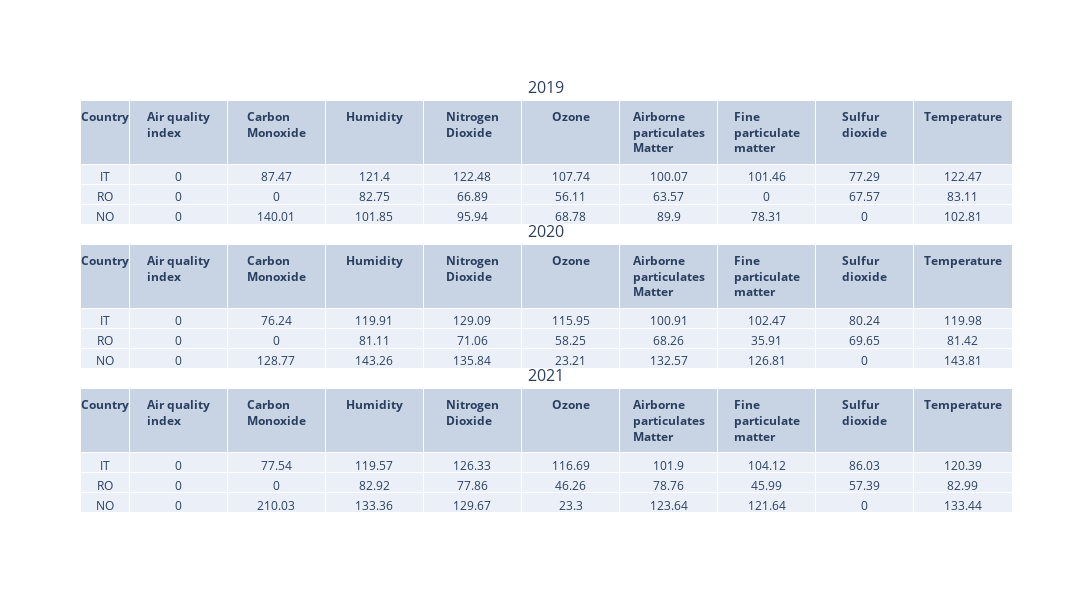

This figure's notebook cell:
### Markdown cell above
# Table of value of each Species in IT,RO,NO

### Code cell
countries = ['IT', 'RO', 'NO' ]


fig = make_subplots(
    rows=3, cols=1,
    shared_xaxes=True,
    vertical_spacing=0.03,
    specs=[[{"type": "table"}],
           [{"type": "table"}],
           [{"type": "table"}]],
    subplot_titles=("2019", "2020", "2021")
    )

# 2019
fig.add_trace(go.Table( columnwidth = [10,20,20, 20,20,20,20,20,20,20,20,20,20,20,20,20,20,20],
                  header=dict(values=['<b>Country</b>', '<b>Air quality index</b>', '<b>Carbon Monoxide</b>',
                                      '<b>Humidity</b>', '<b>Nitrogen Dioxide</b>', '<b>Ozone</b>', '<b>Airborne particulates Matter</b>', 
                                      '<b>Fine particulate matter</b>', '<b>Sulfur dioxide</b>', '<b>Temperature</b>']),
                 cells=dict(values=[
                      [country for country in countries],
                      [round(value,2) for value in [res[(res['Specie'] == 'aqi') & (res['Country'] == country) & (res['Year'] == '2019')]['count'] for country in countries]],
                      [round(value,2) for value in [res[(res['Specie'] == 'co') & (res['Country'] == country) & (res['Year'] == '2019')]['count'] for country in countries]],
                      [round(value,2) for value in [res[(res['Specie'] == 'humidity') & (res['Country'] == country) & (res['Year'] == '2019')]['count'] for country in countries]],
                      [round(value,2) for value in [res[(res['Specie'] == 'no2') & (res['Country'] == country) & (res['Year'] == '2019')]['count'] for country in countries]],
                      [round(value,2) for value in [res[(res['Specie'] == 'o3') & (res['Country'] == country) & (res['Year'] == '2019')]['count'] for country in countries]],
                      [round(value,2) for value in [res[(res['Specie'] == 'pm10') & (res['Country'] == country) & (res['Year'] == '2019')]['count'] for country in countries]],
                      [round(value,2) for value in [res[(res['Specie'] == 'pm25') & (res['Country'] == country) & (res['Year'] == '2019')]['count'] for country in countries]],
                      [round(value,2) for value in [res[(res['Specie'] == 'so2') & (res['Country'] == country) & (res['Year'] == '2019')]['count'] for country in countries]],
                      [round(value,2) for value in [res[(res['Specie'] == 'temperature') & (res['Country'] == country) & (res['Year'] == '2019')]['count'] for country in countries]],
                                    ]
                            )
                        ),
                row = 1, col = 1
                )

# 2020
fig.add_trace(go.Table( columnwidth = [10,20,20, 20,20,20,20,20,20,20,20,20,20,20,20,20,20,20],
                  header=dict(values=['<b>Country</b>', '<b>Air quality index</b>', '<b>Carbon Monoxide</b>',
                                      '<b>Humidity</b>', '<b>Nitrogen Dioxide</b>', '<b>Ozone</b>', '<b>Airborne particulates Matter</b>', 
                                      '<b>Fine particulate matter</b>', '<b>Sulfur dioxide</b>', '<b>Temperature</b>']),
                 cells=dict(values=[
                      [country for country in countries],
                      [round(value,2) for value in [res[(res['Specie'] == 'aqi') & (res['Country'] == country) & (res['Year'] == '2020')]['count'] for country in countries]],
                      [round(value,2) for value in [res[(res['Specie'] == 'co') & (res['Country'] == country) & (res['Year'] == '2020')]['count'] for country in countries]],
                      [round(value,2) for value in [res[(res['Specie'] == 'humidity') & (res['Country'] == country) & (res['Year'] == '2020')]['count'] for country in countries]],
                      [round(value,2) for value in [res[(res['Specie'] == 'no2') & (res['Country'] == country) & (res['Year'] == '2020')]['count'] for country in countries]],
                      [round(value,2) for value in [res[(res['Specie'] == 'o3') & (res['Country'] == country) & (res['Year'] == '2020')]['count'] for country in countries]],
                      [round(value,2) for value in [res[(res['Specie'] == 'pm10') & (res['Country'] == country) & (res['Year'] == '2020')]['count'] for country in countries]],
                      [round(value,2) for value in [res[(res['Specie'] == 'pm25') & (res['Country'] == country) & (res['Year'] == '2020')]['count'] for country in countries]],
                      [round(value,2) for value in [res[(res['Specie'] == 'so2') & (res['Country'] == country) & (res['Year'] == '2020')]['count'] for country in countries]],
                      [round(value,2) for value in [res[(res['Specie'] == 'temperature') & (res['Country'] == country) & (res['Year'] == '2020')]['count'] for country in countries]],
                                    ]
                            )
                        ),
                row = 2, col = 1
                )
                      
# 2021   
fig.add_trace(go.Table( columnwidth = [10,20,20, 20,20,20,20,20,20,20,20,20,20,20,20,20,20,20],
                header=dict(values=['<b>Country</b>', '<b>Air quality index</b>', '<b>Carbon Monoxide</b>',
                                        '<b>Humidity</b>', '<b>Nitrogen Dioxide</b>', '<b>Ozone</b>', '<b>Airborne particulates Matter</b>', 
                                        '<b>Fine particulate matter</b>', '<b>Sulfur dioxide</b>', '<b>Temperature</b>']),
                cells=dict(values=[
                        [country for country in countries],
                        [round(value,2) for value in [res[(res['Specie'] == 'aqi') & (res['Country'] == country) & (res['Year'] == '2021')]['count'] for country in countries]],
                        [round(value,2) for value in [res[(res['Specie'] == 'co') & (res['Country'] == country) & (res['Year'] == '2021')]['count'] for country in countries]],
                        [round(value,2) for value in [res[(res['Specie'] == 'humidity') & (res['Country'] == country) & (res['Year'] == '2021')]['count'] for country in countries]],
                        [round(value,2) for value in [res[(res['Specie'] == 'no2') & (res['Country'] == country) & (res['Year'] == '2021')]['count'] for country in countries]],
                        [round(value,2) for value in [res[(res['Specie'] == 'o3') & (res['Country'] == country) & (res['Year'] == '2021')]['count'] for country in countries]],
                        [round(value,2) for value in [res[(res['Specie'] == 'pm10') & (res['Country'] == country) & (res['Year'] == '2021')]['count'] for country in countries]],
                        [round(value,2) for value in [res[(res['Specie'] == 'pm25') & (res['Country'] == country) & (res['Year'] == '2021')]['count'] for country in countries]],
                        [round(value,2) for value in [res[(res['Specie'] == 'so2') & (res['Country'] == country) & (res['Year'] == '2021')]['count'] for country in countries]],
                        [round(value,2) for value in [res[(res['Specie'] == 'temperature') & (res['Country'] == country) & (res['Year'] == '2021')]['count'] for country in countries]],
                                        ]
                                )
                        ),
        row = 3, col = 1
        )

fig.update_layout(width=1200,height=600)

### Figure 1 — Plotly figure (JSON) as saved in the notebook; plotly's stock layout.template omitted (floating-point values rounded to 4 significant figures)
{"data": [{"cells": {"values": [["IT", "RO", "NO"], [[0], [0], [0]], [[87.47], [0], [140.0]], [[121.4], [82.75], [101.8]], [[122.5], [66.89], [95.94]], [[107.7], [56.11], [68.78]], [[100.1], [63.57], [89.9]], [[101.5], [0], [78.31]], [[77.29], [67.57], [0]], [[122.5], [83.11], [102.8]]]}, "columnwidth": [10, 20, 20, 20, 20, 20, 20, 20, 20, 20, 20, 20, 20, 20, 20, 20, 20, 20], "domain": {"x": [0, 1], "y": [0.6867, 1.0]}, "header": {"values": ["<b>Country</b>", "<b>Air quality index</b>", "<b>Carbon Monoxide</b>", "<b>Humidity</b>", "<b>Nitrogen Dioxide</b>", "<b>Ozone</b>", "<b>Airborne particulates Matter</b>", "<b>Fine particulate matter</b>", "<b>Sulfur dioxide</b>", "<b>Temperature</b>"]}, "type": "table"}, {"cells": {"values": [["IT", "RO", "NO"], [[0], [0], [0]], [[76.24], [0], [128.8]], [[119.9], [81.11], [143.3]], [[129.1], [71.06], [135.8]], [[116.0], [58.25], [23.21]], [[100.9], [68.26], [132.6]], [[102.5], [35.91], [126.8]], [[80.24], [69.65], [0]], [[120.0], [81.42], [143.8]]]}, "columnwidth": [10, 20, 20, 20, 20, 20, 20, 20, 20, 20, 20, 20, 20, 20, 20, 20, 20, 20], "domain": {"x": [0, 1], "y": [0.3433, 0.6567]}, "header": {"values": ["<b>Country</b>", "<b>Air quality index</b>", "<b>Carbon Monoxide</b>", "<b>Humidity</b>", "<b>Nitrogen Dioxide</b>", "<b>Ozone</b>", "<b>Airborne particulates Matter</b>", "<b>Fine particulate matter</b>", "<b>Sulfur dioxide</b>", "<b>Temperature</b>"]}, "type": "table"}, {"cells": {"values": [["IT", "RO", "NO"], [[0], [0], [0]], [[77.54], [0], [210.0]], [[119.6], [82.92], [133.4]], [[126.3], [77.86], [129.7]], [[116.7], [46.26], [23.3]], [[101.9], [78.76], [123.6]], [[104.1], [45.99], [121.6]], [[86.03], [57.39], [0]], [[120.4], [82.99], [133.4]]]}, "columnwidth": [10, 20, 20, 20, 20, 20, 20, 20, 20, 20, 20, 20, 20, 20, 20, 20, 20, 20], "domain": {"x": [0, 1], "y": [0, 0.3133]}, "header": {"values": ["<b>Country</b>", "<b>Air quality index</b>", "<b>Carbon Monoxide</b>", "<b>Humidity</b>", "<b>Nitrogen Dioxide</b>", "<b>Ozone</b>", "<b>Airborne particulates Matter</b>", "<b>Fine particulate matter</b>", "<b>Sulfur dioxide</b>", "<b>Temperature</b>"]}, "type": "table"}], "layout": {"annotations": [{"font": {"size": 16}, "showarrow": false, "text": "2019", "x": 0.5, "xanchor": "center", "xref": "paper", "y": 1.0, "yanchor": "bottom", "yref": "paper"}, {"font": {"size": 16}, "showarrow": false, "text": "2020", "x": 0.5, "xanchor": "center", "xref": "paper", "y": 0.6567, "yanchor": "bottom", "yref": "paper"}, {"font": {"size": 16}, "showarrow": false, "text": "2021", "x": 0.5, "xanchor": "center", "xref": "paper", "y": 0.3133, "yanchor": "bottom", "yref": "paper"}], "height": 600, "width": 1200}}
